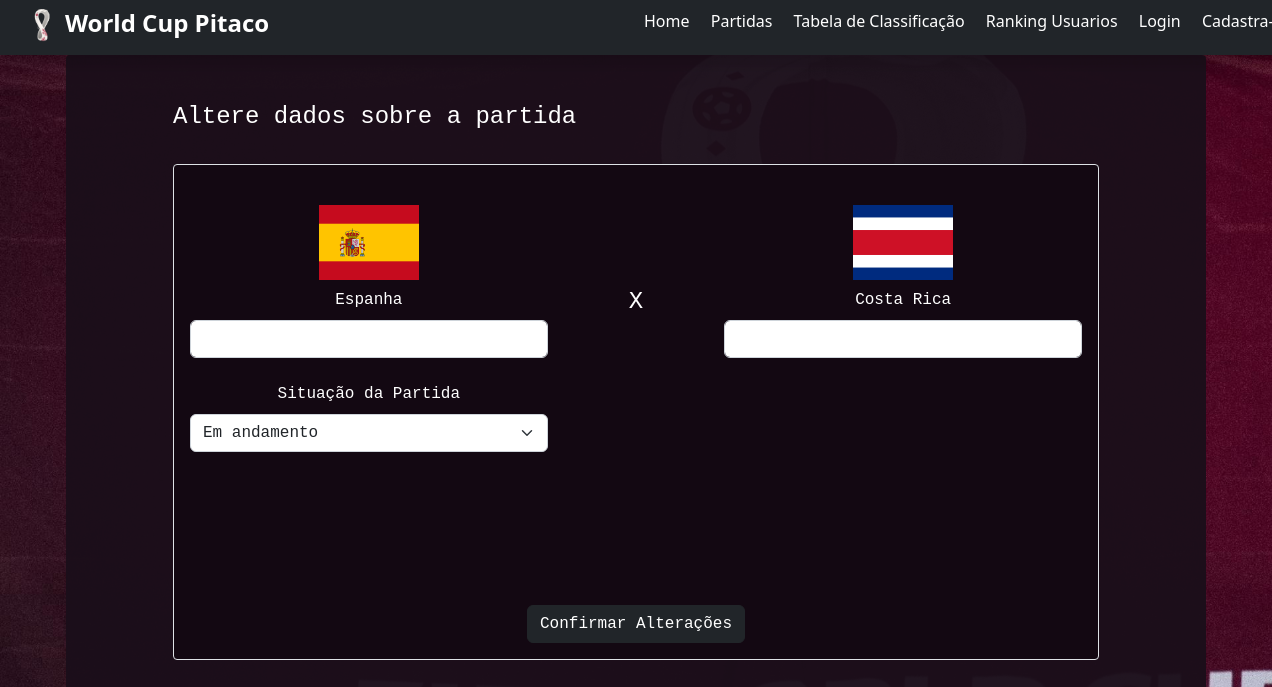
The page /selecoes/partida/3 on the database its author committed.
### copadomundo/models.py (models this page shows, shortened)
class Selecao(database.Model):
    id = database.Column(database.Integer, primary_key=True)
    id_grupo = database.Column(database.Integer, database.ForeignKey('grupo.id'), nullable=False)
    id_eliminatoria = database.Column(database.Integer, database.ForeignKey('eliminatoria.id'))
    nome = database.Column(database.String, nullable=False, unique=True)
    foto_selecao = database.Column(database.String, default='selecao_default.png')
    pontos = database.Column(database.Integer, default=0)
    gols_marcado = database.Column(database.Integer, default=0)
    gols_sofrido = database.Column(database.Integer, default=0)
    vitorias = database.Column(database.Integer, default=0)
    derrotas = database.Column(database.Integer, default=0)
    empates = database.Column(database.Integer, default=0)
    qnt_jogos = database.Column(database.Integer, default=0)
    partidas = database.relationship('Partida', secondary=partida_selecao, lazy='subquery', backref=database.backref('selecoes', lazy=True))

### copadomundo/routes.py (the view, shortened to what this page needs)
@app.route('/selecoes/partida/<id_partida>', methods=['GET', 'POST'])
def definir_resultado(id_partida):
    formresultado = FormDefinirResultado()
    partida = Partida.query.get(id_partida)
    partida.status = formresultado.status.data
    partida.gol_casa = formresultado.casa_gol.data
    partida.gol_fora = formresultado.fora_gol.data
    selecao_casa = Selecao.query.get(partida.selecoes[0].id)
    selecao_fora = Selecao.query.get(partida.selecoes[1].id)
    print(f"selecao casa: {selecao_casa.nome}, selecao fora: {selecao_fora.nome}")
    return render_template('tela_add_resultado.html', formresultado=formresultado, selecao_casa=selecao_casa, selecao_fora=selecao_fora)

### copadomundo/form.py
class FormDefinirResultado(FlaskForm):
    casa_gol = IntegerField('Selecão Casa', validators=[DataRequired()])
    fora_gol = IntegerField('Selecão Fora', validators=[DataRequired()])
    status = SelectField('Situação da Partida', choices=[('Em andamento', 'Em andamento'), ('Finalizada', 'Finalizada'), ('Cancelada', 'Cancelada')])
    btn_submit = SubmitField('Confirmar Alterações')

### copadomundo/templates/tela_add_resultado.html (shortened to what this page needs)
{% extends 'base.html' %}
{% block body %}
<div class="container rounded-1 mt-0 pt-5 font-monospace transparent-3" style="height: 900px;">
    <div class="row justify-content-center row-cols-1" >
        <div class="col-10 mb-4"><h4 class="white" id="exampleModalLabel">Altere dados sobre a partida</h4></div>
        <div class="col-10">
            <form class="border rounded-1 p-3 white transparent-2" action="" method="POST"">
                <div class="modal-body rounded-2" style="height: 400px;">
                    <div class="row justify-content-between text-center mb-2 mt-4">
                        <div class="col-5"><img src="{{ url_for('static', filename='img/img_bandeiras/{}'.format(selecao_casa.foto_selecao)) }}" alt="" width="100px" height="75px"></div>
                        <div class="col-5"><img src="{{ url_for('static', filename='img/img_bandeiras/{}'.format(selecao_fora.foto_selecao)) }}" alt="" width="100px" height="75px"></div>
                    </div>
                    <div class="row text-center row-cols-2 mb-4">
                        <div class="col-5">
                            <label for="casa_gol", class="form-label">{{ selecao_casa.nome }}</label>
                            {{ formresultado.casa_gol(class="form-control", id="casa_gol") }}
                        </div>
                        <div class="col-2"><h4> X </h4></div>
                        <div class="col-5">
                            <label for="fora_gol", class="form-label">{{ selecao_fora.nome }}</label>
                            {{ formresultado.fora_gol(class="form-control", id="fora_gol") }}
                        </div>
                        <div class="col-5 mt-4">
                            {{ formresultado.status.label(class="form-label", for="status")}}
                            {{ formresultado.status(class="form-select", id="status")}}
                        </div>
                    </div>
                </div>
                <div class="row justify-content-center text-center"><div class="col-4">{{ formresultado.btn_submit(class="btn btn-dark") }}</div></div>
            </form>
        </div>
    </div>
</div>
{% endblock %}

### copadomundo/static/main.css (style rules this page uses)
body { background-repeat: no-repeat; background-attachment: fixed; background-size: cover; }
.container { background-color: #130912e8; }
.transparent-2 { background-color: #130912f6; }
.transparent-3 { background-color: #1b0f1af6; }
.white { color: white; }
input::placeholder { color: #030001; font-size: 15px; }

### rows shown on the page
Selecao: foto_selecao (picture), nome "Espanha"
Selecao: foto_selecao (picture), nome "Costa Rica"
